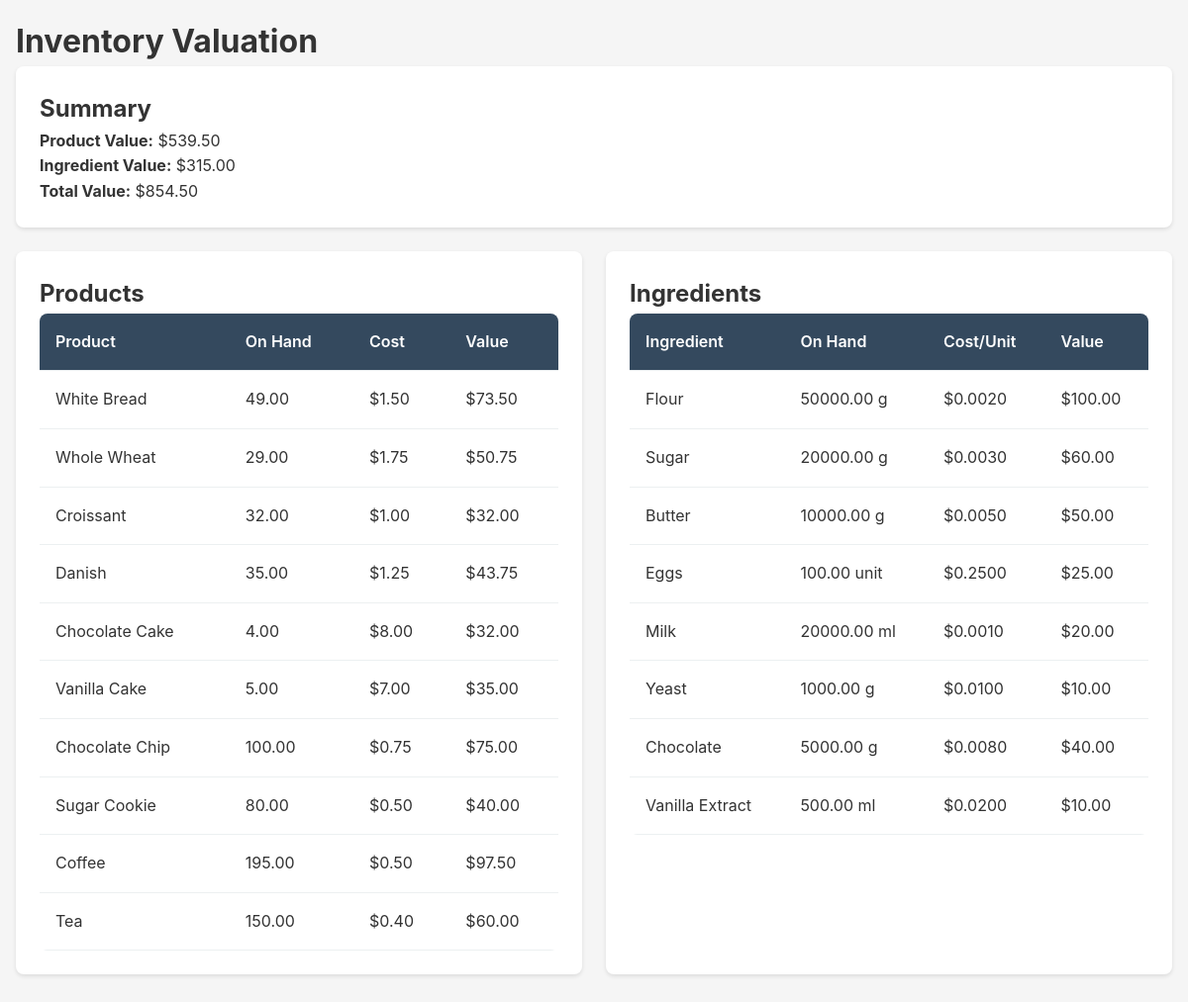
The app's page /reports/inventory-valuation (signed in) with its own data.
### app/models/product.py (models this page shows)
class Product(Base):
    __tablename__ = "products"
    id = Column(Integer, primary_key=True, index=True)
    sku = Column(String(50), unique=True, nullable=False, index=True)
    name = Column(String(200), nullable=False)
    category_id = Column(Integer, ForeignKey("categories.id"), nullable=False)
    price = Column(Numeric(10, 2), nullable=False)
    cost = Column(Numeric(10, 2), default=0)
    taxable = Column(Boolean, default=True)
    custom_tax_rate = Column(Numeric(5, 4), nullable=True)  # Custom tax rate for this product (e.g., 0.15 for 15%)
    is_active = Column(Boolean, default=True)
    on_hand = Column(Numeric(10, 2), default=0)
    created_at = Column(DateTime(timezone=True), server_default=func.now())
    category = relationship("Category", back_populates="products")
    sale_lines = relationship("SaleLine", back_populates="product")

### app/models/recipe.py (models this page shows)
class Ingredient(Base):
    __tablename__ = "ingredients"
    id = Column(Integer, primary_key=True, index=True)
    name = Column(String(200), nullable=False, unique=True)
    unit = Column(String(20), nullable=False)  # g, kg, ml, unit
    cost_per_unit = Column(Numeric(10, 4), nullable=False)
    on_hand = Column(Numeric(10, 2), default=0)
    reorder_point = Column(Numeric(10, 2), default=0)
    recipe_lines = relationship("RecipeLine", back_populates="ingredient")
    batch_consumption = relationship("BatchConsumption", back_populates="ingredient")

### app/routers/reports.py (the view)
@router.get("/reports/inventory-valuation", response_class=HTMLResponse)
async def inventory_valuation(
    request: Request,
    user_data: dict = Depends(require_auth),
    db: Session = Depends(get_db)
):
    products = db.query(Product).filter(Product.is_active == True).all()
    ingredients = db.query(Ingredient).all()
    product_value = sum(p.on_hand * (p.cost or Decimal('0')) for p in products)
    ingredient_value = sum(i.on_hand * i.cost_per_unit for i in ingredients)
    total_value = product_value + ingredient_value
    return templates.TemplateResponse(
        "reports/inventory_valuation.html",
        {
            "request": request,
            "products": products,
            "ingredients": ingredients,
            "product_value": product_value,
            "ingredient_value": ingredient_value,
            "total_value": total_value
        }
    )

### app/templates/reports/inventory_valuation.html (shortened to what this page needs)
{% extends "base.html" %}
{% block content %}
<h1>Inventory Valuation</h1>
<div class="card">
    <h2>Summary</h2>
    <p><strong>Product Value:</strong> ${{ "%.2f"|format(product_value) }}</p>
    <p><strong>Ingredient Value:</strong> ${{ "%.2f"|format(ingredient_value) }}</p>
    <p><strong>Total Value:</strong> ${{ "%.2f"|format(total_value) }}</p>
</div>
<div class="grid grid-2">
    <div class="card">
        <h2>Products</h2>
        <table class="table">
            <thead>
                <tr>
                    <th>Product</th>
                    <th>On Hand</th>
                    <th>Cost</th>
                    <th>Value</th>
                </tr>
            </thead>
            <tbody>
                {% for product in products %}
                <tr>
                    <td>{{ product.name }}</td>
                    <td>{{ product.on_hand }}</td>
                    <td>${{ "%.2f"|format(product.cost or 0) }}</td>
                    <td>${{ "%.2f"|format(product.on_hand * (product.cost or 0)) }}</td>
                </tr>
                {% endfor %}
            </tbody>
        </table>
    </div>
    <div class="card">
        <h2>Ingredients</h2>
        <table class="table">
            <thead>
                <tr>
                    <th>Ingredient</th>
                    <th>On Hand</th>
                    <th>Cost/Unit</th>
                    <th>Value</th>
                </tr>
            </thead>
            <tbody>
                {% for ing in ingredients %}
                <tr>
                    <td>{{ ing.name }}</td>
                    <td>{{ ing.on_hand }} {{ ing.unit }}</td>
                    <td>${{ "%.4f"|format(ing.cost_per_unit) }}</td>
                    <td>${{ "%.2f"|format(ing.on_hand * ing.cost_per_unit) }}</td>
                </tr>
                {% endfor %}
            </tbody>
        </table>
    </div>
</div>
{% endblock %}

### app/static/css/style.css (style rules this page uses)
* { margin: 0; padding: 0; box-sizing: border-box; }
body { font-family: -apple-system, BlinkMacSystemFont, 'Segoe UI', Roboto, Oxygen, Ubuntu, Cantarell, sans-serif; font-size: 16px; line-height: 1.6; color: #333; background-color: #f5f5f5; }
.card { background: white; border-radius: 8px; padding: 1.5rem; margin-bottom: 1.5rem; box-shadow: 0 2px 4px rgba(0,0,0,0.1); }
.table { width: 100%; border-collapse: collapse; background: white; border-radius: 8px; overflow: hidden; }
.table th, .table td { padding: 1rem; text-align: left; border-bottom: 1px solid #ecf0f1; }
.table th { background-color: #34495e; color: white; font-weight: 600; }
.grid { display: grid; gap: 1.5rem; }
.grid-2 { grid-template-columns: repeat(auto-fit, minmax(300px, 1fr)); }

### records on screen
Product: name "White Bread", on_hand "49.00", cost "1.50", product.on_hand*(product.costor0) "73.50"
Product: name "Whole Wheat", on_hand "29.00", cost "1.75", product.on_hand*(product.costor0) "50.75"
Product: name "Croissant", on_hand "32.00", cost "1.00", product.on_hand*(product.costor0) "32.00"
Product: name "Danish", on_hand "35.00", cost "1.25", product.on_hand*(product.costor0) "43.75"
Product: name "Chocolate Cake", on_hand "4.00", cost "8.00", product.on_hand*(product.costor0) "32.00"
Product: name "Vanilla Cake", on_hand "5.00", cost "7.00", product.on_hand*(product.costor0) "35.00"
Product: name "Chocolate Chip", on_hand "100.00", cost "0.75", product.on_hand*(product.costor0) "75.00"
Product: name "Sugar Cookie", on_hand "80.00", cost "0.50", product.on_hand*(product.costor0) "40.00"
Product: name "Coffee", on_hand "195.00", cost "0.50", product.on_hand*(product.costor0) "97.50"
Product: name "Tea", on_hand "150.00", cost "0.40", product.on_hand*(product.costor0) "60.00"
Ingredient: name "Flour", on_hand "50000.00", unit "g", cost_per_unit "0.0020", ing.on_hand*ing.cost_per_unit "100.00"
Ingredient: name "Sugar", on_hand "20000.00", unit "g", cost_per_unit "0.0030", ing.on_hand*ing.cost_per_unit "60.00"
Ingredient: name "Butter", on_hand "10000.00", unit "g", cost_per_unit "0.0050", ing.on_hand*ing.cost_per_unit "50.00"
Ingredient: name "Eggs", on_hand "100.00", unit "unit", cost_per_unit "0.2500", ing.on_hand*ing.cost_per_unit "25.00"
Ingredient: name "Milk", on_hand "20000.00", unit "ml", cost_per_unit "0.0010", ing.on_hand*ing.cost_per_unit "20.00"
Ingredient: name "Yeast", on_hand "1000.00", unit "g", cost_per_unit "0.0100", ing.on_hand*ing.cost_per_unit "10.00"
Ingredient: name "Chocolate", on_hand "5000.00", unit "g", cost_per_unit "0.0080", ing.on_hand*ing.cost_per_unit "40.00"
Ingredient: name "Vanilla Extract", on_hand "500.00", unit "ml", cost_per_unit "0.0200", ing.on_hand*ing.cost_per_unit "10.00"

### other values on screen
{{ "%.2f"|format(product_value) }} "539.50"
{{ "%.2f"|format(ingredient_value) }} "315.00"
{{ "%.2f"|format(total_value) }} "854.50"
